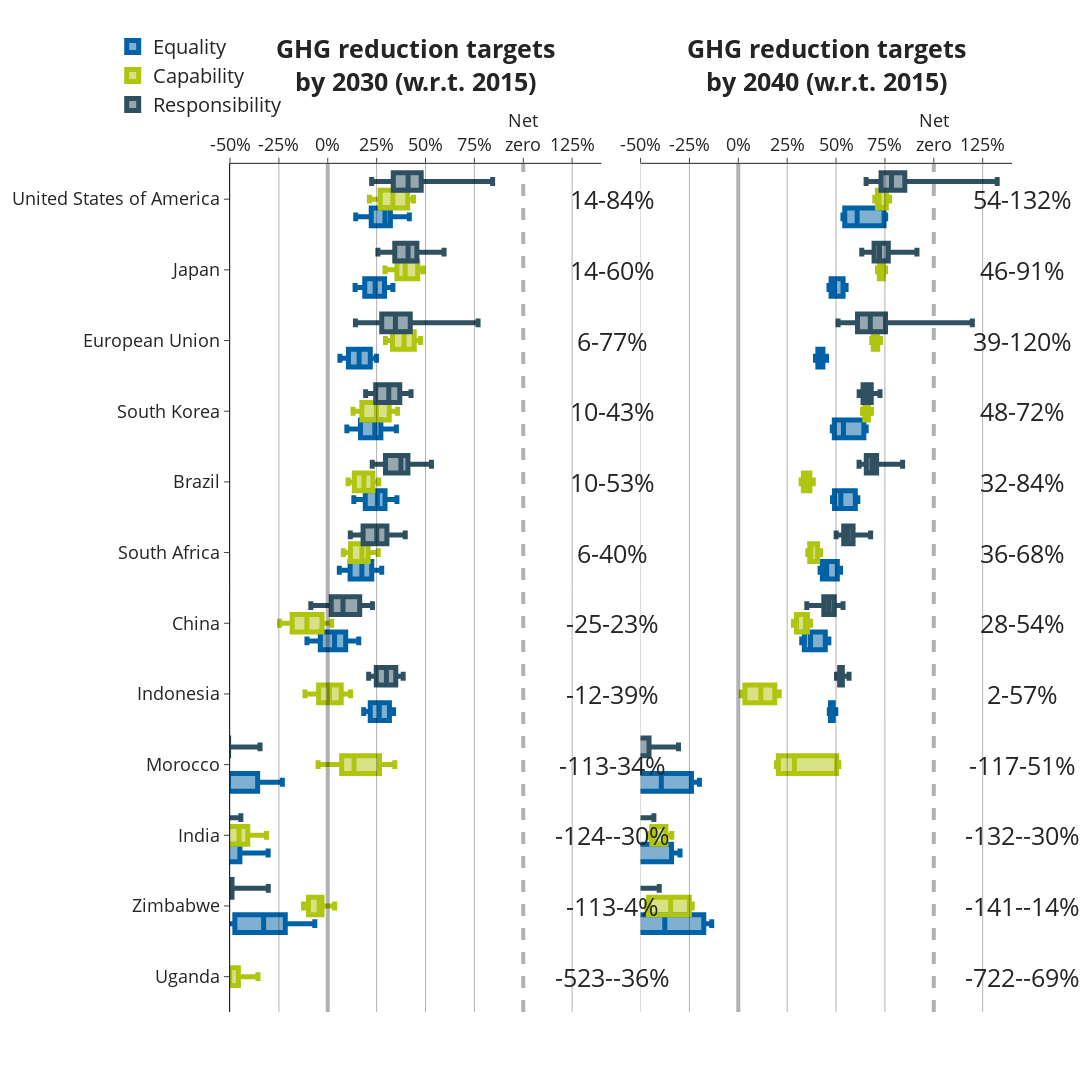

Notebook code cell kept with this figure:
### Markdown cell above
## Plot

### Code cell
fig = make_subplots(
    rows=1,
    cols=2,
    specs=[[{}, {}]],
    subplot_titles=(
        "<b>GHG reduction targets<br>by 2030 (w.r.t. 2015)",
        "<b>GHG reduction targets<br>by 2040 (w.r.t. 2015)",
    ),
    horizontal_spacing=0.05,
    vertical_spacing=0.05,
    shared_xaxes=False,
    shared_yaxes=True,
)

col1 = "#afc50f"  # "rgba(255, 65, 54, 1)"
col2 = "#2e5061"  #'rgba(61, 153, 112, 1)'
col3 = "#0062a6"
lw = 5

fig.add_trace(
    go.Box(
        x=vals_2030_pc,
        y=regs_pcc,
        name="Equality",
        boxpoints=False,
        offsetgroup="A",
        marker_color=col3,
        line_width=lw,
    ),
    1,
    1,
)
fig.add_trace(
    go.Box(
        x=vals_2030_ap,
        y=regs_ap,
        name="Capability",
        boxpoints=False,
        offsetgroup="B",
        marker_color=col1,
        line_width=lw,
    ),
    1,
    1,
)
fig.add_trace(
    go.Box(
        x=vals_2030_ecpc,
        y=regs_ecpc,
        name="Responsibility",
        boxpoints=False,
        offsetgroup="C",
        marker_color=col2,
        line_width=lw,
    ),
    1,
    1,
)  # rgba(255, 133, 27,1)

fig.add_trace(
    go.Box(
        x=vals_2040_pc,
        y=regs_pcc,
        offsetgroup="A",
        showlegend=False,
        boxpoints=False,
        marker_color=col3,
        line_width=lw,
    ),
    1,
    2,
)
fig.add_trace(
    go.Box(
        x=vals_2040_ap,
        y=regs_ap,
        offsetgroup="B",
        showlegend=False,
        boxpoints=False,
        marker_color=col1,
        line_width=lw,
    ),
    1,
    2,
)
fig.add_trace(
    go.Box(
        x=vals_2040_ecpc,
        y=regs_ecpc,
        offsetgroup="C",
        showlegend=False,
        boxpoints=False,
        marker_color=col2,
        line_width=lw,
    ),
    1,
    2,
)

fig.add_vline(x=-0.5, line_width=1, line_dash="solid", line_color="black")
fig.add_vline(x=-0.25, line_width=1, line_dash="solid", line_color="black")
fig.add_vline(x=0.25, line_width=1, line_dash="solid", line_color="black")
fig.add_vline(x=0.5, line_width=1, line_dash="solid", line_color="black")
fig.add_vline(x=0.75, line_width=1, line_dash="solid", line_color="black")
fig.add_vline(x=1.25, line_width=1, line_dash="solid", line_color="black")
fig.add_vline(x=1, line_width=4, line_dash="dash", line_color="black")

# fig.add_trace(go.Box(x=debt_pcc, y=regs_pcc, offsetgroup='A', showlegend=False, boxpoints=False, marker_color='rgba(61, 153, 112, 1)', line_width=1), 1, 3)
# fig.add_trace(go.Box(x=debt_ap, y=regs_ap, offsetgroup='B', showlegend=False, boxpoints=False, marker_color=col1, line_width=3), 1, 3)
# fig.add_trace(go.Box(x=debt_ecpc, y=regs_ecpc, offsetgroup='C', showlegend=False, boxpoints=False,  marker_color=col2, line_width=3), 1, 3)
fig.add_vline(x=0, line_width=4, line_dash="solid", line_color="black")

fig.update_layout(
    boxmode="group",  # group together boxes of the different traces for each value of x
    boxgap=0.25,  # Space between different categories (days)
    boxgroupgap=0.0,
    yaxis=dict(tickfont=dict(size=18)),  # Increase tick font size for first subplot
    yaxis2=dict(tickfont=dict(size=18), showline=False, ticks=""),
    # yaxis3=dict(tickfont=dict(size=18), showline=False, ticks=''),
    xaxis=dict(tickfont=dict(size=18)),  # Increase tick font size for first subplot
    xaxis2=dict(tickfont=dict(size=18)),
    # xaxis3=dict(tickfont=dict(size=18))
)

for cty in major_countries:
    name = all_regions_names[all_regions_iso == cty][0]
    vals_2030 = (
        list(np.array(vals_2030_pc)[np.where(np.array(regs_pcc) == name)[0]])
        + list(np.array(vals_2030_ap)[np.where(np.array(regs_ap) == name)[0]])
        + list(np.array(vals_2030_ecpc)[np.where(np.array(regs_ecpc) == name)[0]])
    )
    vals_2040 = (
        list(np.array(vals_2040_pc)[np.where(np.array(regs_pcc) == name)[0]])
        + list(np.array(vals_2040_ap)[np.where(np.array(regs_ap) == name)[0]])
        + list(np.array(vals_2040_ecpc)[np.where(np.array(regs_ecpc) == name)[0]])
    )
    fig.add_annotation(
        x=1.2,
        y=name,
        text=str(int(np.round(min(vals_2030) * 100, 0)))
        + "-"
        + str(int(np.round(max(vals_2030) * 100, 0)))
        + "%",
        showarrow=False,
        yshift=0,
        xshift=50,
    )
    fig.add_annotation(
        x=1.2,
        y=name,
        text=str(int(np.round(min(vals_2040) * 100, 0)))
        + "-"
        + str(int(np.round(max(vals_2040) * 100, 0)))
        + "%",
        showarrow=False,
        yshift=0,
        xshift=50,
        xref="x2",
    )

fig.update_layout(xaxis={"anchor": "y", "overlaying": "x", "side": "top"}, yaxis_domain=[0, 0.93])

fig.update_layout(xaxis2={"anchor": "y", "overlaying": "x", "side": "top"}, yaxis2_domain=[0, 0.93])

for i in range(2):
    fig.update_xaxes(
        tickvals=[
            [-0.5, -0.25, 0, 0.25, 0.5, 0.75, 1.0, 1.25],
            [-0.5, -0.25, 0, 0.25, 0.5, 0.75, 1.0, 1.25],
            [-300, -150, 0, 150],
        ][i],  # Custom tick positions
        ticktext=[
            ["-50%", "-25%", "0%", "25%", "50%", "75%", "Net<br>zero", "125%"],
            ["-50%", "-25%", "0%", "25%", "50%", "75%", "Net<br>zero", "125%"],
            [
                "300<br>t CO<sub>2</sub>/cap<br>debt",
                "150<br>t CO<sub>2</sub>/cap<br>debt",
                "No debt<br>nor credit",
                "150<br>t CO<sub>2</sub>/cap<br>credit",
            ],
        ][i],  # Custom tick labels
        row=1,
        col=1 + i,
        range=[[-0.5, 1.4], [-0.5, 1.4], [-300, 150]][i],
        # title_text = ["Reduction relative to 2015", "Reduction relative to 2015", "Carbon debt (left) or credit (right) per capita"][i],
    )

fig.update_traces(orientation="h")
for annotation in fig["layout"]["annotations"]:
    annotation["font"] = dict(size=25)
fig.update_layout(
    height=1100,
    width=2000,
    template="simple_white",
    legend=dict(x=-0.15, y=1.08, font=dict(size=20)),
)
fig.write_image(path_figs / figname, scale=4)
fig.show()

### Figure 1 — Plotly figure (JSON) as saved in the notebook; plotly's stock layout.template omitted (floating-point values rounded to 4 significant figures; data arrays with more than 128 entries replaced by an {"elided": "..."} marker saying what was removed)
{"data": [{"boxpoints": false, "line": {"width": 5}, "marker": {"color": "#0062a6"}, "name": "Equality", "offsetgroup": "A", "orientation": "h", "type": "box", "x": {"elided": "1800 float values"}, "xaxis": "x", "y": {"elided": "1800 str values"}, "yaxis": "y"}, {"boxpoints": false, "line": {"width": 5}, "marker": {"color": "#afc50f"}, "name": "Capability", "offsetgroup": "B", "orientation": "h", "type": "box", "x": {"elided": "600 float values"}, "xaxis": "x", "y": {"elided": "600 str values"}, "yaxis": "y"}, {"boxpoints": false, "line": {"width": 5}, "marker": {"color": "#2e5061"}, "name": "Responsibility", "offsetgroup": "C", "orientation": "h", "type": "box", "x": {"elided": "7200 float values"}, "xaxis": "x", "y": {"elided": "7200 str values"}, "yaxis": "y"}, {"boxpoints": false, "line": {"width": 5}, "marker": {"color": "#0062a6"}, "offsetgroup": "A", "orientation": "h", "showlegend": false, "type": "box", "x": {"elided": "1800 float values"}, "xaxis": "x2", "y": {"elided": "1800 str values"}, "yaxis": "y2"}, {"boxpoints": false, "line": {"width": 5}, "marker": {"color": "#afc50f"}, "offsetgroup": "B", "orientation": "h", "showlegend": false, "type": "box", "x": {"elided": "600 float values"}, "xaxis": "x2", "y": {"elided": "600 str values"}, "yaxis": "y2"}, {"boxpoints": false, "line": {"width": 5}, "marker": {"color": "#2e5061"}, "offsetgroup": "C", "orientation": "h", "showlegend": false, "type": "box", "x": {"elided": "7200 float values"}, "xaxis": "x2", "y": {"elided": "7200 str values"}, "yaxis": "y2"}], "layout": {"annotations": [{"font": {"size": 25}, "showarrow": false, "text": "<b>GHG reduction targets<br>by 2030 (w.r.t. 2015)", "x": 0.2375, "xanchor": "center", "xref": "paper", "y": 1, "yanchor": "bottom", "yref": "paper"}, {"font": {"size": 25}, "showarrow": false, "text": "<b>GHG reduction targets<br>by 2040 (w.r.t. 2015)", "x": 0.7625, "xanchor": "center", "xref": "paper", "y": 1, "yanchor": "bottom", "yref": "paper"}, {"font": {"size": 25}, "showarrow": false, "text": "-523--36%", "x": 1.2, "xshift": 50, "y": "Uganda", "yshift": 0}, {"font": {"size": 25}, "showarrow": false, "text": "-722--69%", "x": 1.2, "xref": "x2", "xshift": 50, "y": "Uganda", "yshift": 0}, {"font": {"size": 25}, "showarrow": false, "text": "-113-4%", "x": 1.2, "xshift": 50, "y": "Zimbabwe", "yshift": 0}, {"font": {"size": 25}, "showarrow": false, "text": "-141--14%", "x": 1.2, "xref": "x2", "xshift": 50, "y": "Zimbabwe", "yshift": 0}, {"font": {"size": 25}, "showarrow": false, "text": "-124--30%", "x": 1.2, "xshift": 50, "y": "India", "yshift": 0}, {"font": {"size": 25}, "showarrow": false, "text": "-132--30%", "x": 1.2, "xref": "x2", "xshift": 50, "y": "India", "yshift": 0}, {"font": {"size": 25}, "showarrow": false, "text": "-113-34%", "x": 1.2, "xshift": 50, "y": "Morocco", "yshift": 0}, {"font": {"size": 25}, "showarrow": false, "text": "-117-51%", "x": 1.2, "xref": "x2", "xshift": 50, "y": "Morocco", "yshift": 0}, {"font": {"size": 25}, "showarrow": false, "text": "-12-39%", "x": 1.2, "xshift": 50, "y": "Indonesia", "yshift": 0}, {"font": {"size": 25}, "showarrow": false, "text": "2-57%", "x": 1.2, "xref": "x2", "xshift": 50, "y": "Indonesia", "yshift": 0}, {"font": {"size": 25}, "showarrow": false, "text": "-25-23%", "x": 1.2, "xshift": 50, "y": "China", "yshift": 0}, {"font": {"size": 25}, "showarrow": false, "text": "28-54%", "x": 1.2, "xref": "x2", "xshift": 50, "y": "China", "yshift": 0}, {"font": {"size": 25}, "showarrow": false, "text": "6-40%", "x": 1.2, "xshift": 50, "y": "South Africa", "yshift": 0}, {"font": {"size": 25}, "showarrow": false, "text": "36-68%", "x": 1.2, "xref": "x2", "xshift": 50, "y": "South Africa", "yshift": 0}, {"font": {"size": 25}, "showarrow": false, "text": "10-53%", "x": 1.2, "xshift": 50, "y": "Brazil", "yshift": 0}, {"font": {"size": 25}, "showarrow": false, "text": "32-84%", "x": 1.2, "xref": "x2", "xshift": 50, "y": "Brazil", "yshift": 0}, {"font": {"size": 25}, "showarrow": false, "text": "10-43%", "x": 1.2, "xshift": 50, "y": "South Korea", "yshift": 0}, {"font": {"size": 25}, "showarrow": false, "text": "48-72%", "x": 1.2, "xref": "x2", "xshift": 50, "y": "South Korea", "yshift": 0}, {"font": {"size": 25}, "showarrow": false, "text": "6-77%", "x": 1.2, "xshift": 50, "y": "European Union", "yshift": 0}, {"font": {"size": 25}, "showarrow": false, "text": "39-120%", "x": 1.2, "xref": "x2", "xshift": 50, "y": "European Union", "yshift": 0}, {"font": {"size": 25}, "showarrow": false, "text": "14-60%", "x": 1.2, "xshift": 50, "y": "Japan", "yshift": 0}, {"font": {"size": 25}, "showarrow": false, "text": "46-91%", "x": 1.2, "xref": "x2", "xshift": 50, "y": "Japan", "yshift": 0}, {"font": {"size": 25}, "showarrow": false, "text": "14-84%", "x": 1.2, "xshift": 50, "y": "United States of America", "yshift": 0}, {"font": {"size": 25}, "showarrow": false, "text": "54-132%", "x": 1.2, "xref": "x2", "xshift": 50, "y": "United States of America", "yshift": 0}], "boxgap": 0.25, "boxgroupgap": 0, "boxmode": "group", "height": 1100, "legend": {"font": {"size": 20}, "x": -0.15, "y": 1.08}, "shapes": [{"line": {"color": "black", "dash": "solid", "width": 1}, "type": "line", "x0": -0.5, "x1": -0.5, "xref": "x", "y0": 0, "y1": 1, "yref": "y domain"}, {"line": {"color": "black", "dash": "solid", "width": 1}, "type": "line", "x0": -0.5, "x1": -0.5, "xref": "x2", "y0": 0, "y1": 1, "yref": "y2 domain"}, {"line": {"color": "black", "dash": "solid", "width": 1}, "type": "line", "x0": -0.25, "x1": -0.25, "xref": "x", "y0": 0, "y1": 1, "yref": "y domain"}, {"line": {"color": "black", "dash": "solid", "width": 1}, "type": "line", "x0": -0.25, "x1": -0.25, "xref": "x2", "y0": 0, "y1": 1, "yref": "y2 domain"}, {"line": {"color": "black", "dash": "solid", "width": 1}, "type": "line", "x0": 0.25, "x1": 0.25, "xref": "x", "y0": 0, "y1": 1, "yref": "y domain"}, {"line": {"color": "black", "dash": "solid", "width": 1}, "type": "line", "x0": 0.25, "x1": 0.25, "xref": "x2", "y0": 0, "y1": 1, "yref": "y2 domain"}, {"line": {"color": "black", "dash": "solid", "width": 1}, "type": "line", "x0": 0.5, "x1": 0.5, "xref": "x", "y0": 0, "y1": 1, "yref": "y domain"}, {"line": {"color": "black", "dash": "solid", "width": 1}, "type": "line", "x0": 0.5, "x1": 0.5, "xref": "x2", "y0": 0, "y1": 1, "yref": "y2 domain"}, {"line": {"color": "black", "dash": "solid", "width": 1}, "type": "line", "x0": 0.75, "x1": 0.75, "xref": "x", "y0": 0, "y1": 1, "yref": "y domain"}, {"line": {"color": "black", "dash": "solid", "width": 1}, "type": "line", "x0": 0.75, "x1": 0.75, "xref": "x2", "y0": 0, "y1": 1, "yref": "y2 domain"}, {"line": {"color": "black", "dash": "solid", "width": 1}, "type": "line", "x0": 1.25, "x1": 1.25, "xref": "x", "y0": 0, "y1": 1, "yref": "y domain"}, {"line": {"color": "black", "dash": "solid", "width": 1}, "type": "line", "x0": 1.25, "x1": 1.25, "xref": "x2", "y0": 0, "y1": 1, "yref": "y2 domain"}, {"line": {"color": "black", "dash": "dash", "width": 4}, "type": "line", "x0": 1, "x1": 1, "xref": "x", "y0": 0, "y1": 1, "yref": "y domain"}, {"line": {"color": "black", "dash": "dash", "width": 4}, "type": "line", "x0": 1, "x1": 1, "xref": "x2", "y0": 0, "y1": 1, "yref": "y2 domain"}, {"line": {"color": "black", "dash": "solid", "width": 4}, "type": "line", "x0": 0, "x1": 0, "xref": "x", "y0": 0, "y1": 1, "yref": "y domain"}, {"line": {"color": "black", "dash": "solid", "width": 4}, "type": "line", "x0": 0, "x1": 0, "xref": "x2", "y0": 0, "y1": 1, "yref": "y2 domain"}], "width": 2000, "xaxis": {"anchor": "y", "domain": [0, 0.475], "overlaying": "x", "range": [-0.5, 1.4], "side": "top", "tickfont": {"size": 18}, "ticktext": ["-50%", "-25%", "0%", "25%", "50%", "75%", "Net<br>zero", "125%"], "tickvals": [-0.5, -0.25, 0, 0.25, 0.5, 0.75, 1, 1.25]}, "xaxis2": {"anchor": "y", "domain": [0.525, 1], "overlaying": "x", "range": [-0.5, 1.4], "side": "top", "tickfont": {"size": 18}, "ticktext": ["-50%", "-25%", "0%", "25%", "50%", "75%", "Net<br>zero", "125%"], "tickvals": [-0.5, -0.25, 0, 0.25, 0.5, 0.75, 1, 1.25]}, "yaxis": {"anchor": "x", "domain": [0, 0.93], "tickfont": {"size": 18}}, "yaxis2": {"anchor": "x2", "domain": [0, 0.93], "matches": "y", "showline": false, "showticklabels": false, "tickfont": {"size": 18}, "ticks": ""}}}
